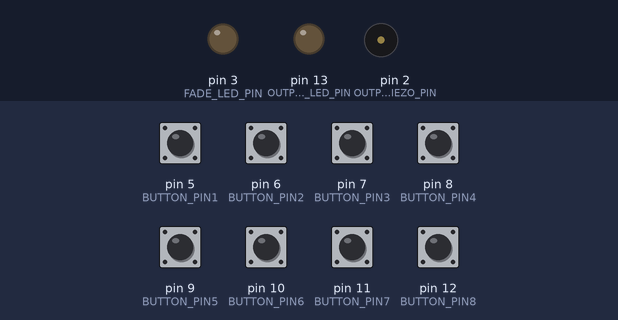
This sketch was run on a simulated Arduino Uno, built with avr-gcc and run on an emulated ATmega328P. Shown: output pins drawn as LEDs (lit = HIGH), buzzer (waves = sounding). The inputs (shaded band) are chosen by the test bench; at power-on: pin 5 (BUTTON_PIN1), pin 6 (BUTTON_PIN2), pin 7 (BUTTON_PIN3), pin 8 (BUTTON_PIN4), pin 9 (BUTTON_PIN5), pin 10 (BUTTON_PIN6), pin 11 (BUTTON_PIN7), pin 12 (BUTTON_PIN8) HIGH. What the sketch prints to the serial monitor is not drawn.

Above: at 1.2 s.
1.3 s: pin 5 (BUTTON_PIN1) pulled LOW for 0.15 s
At 1.65 s:
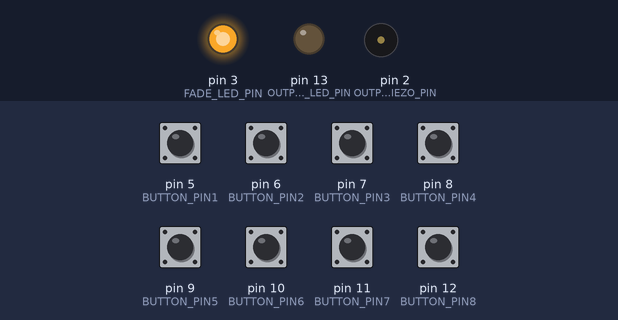
4.3 s: pin 6 (BUTTON_PIN2) pulled LOW for 0.15 s
At 4.4 s:
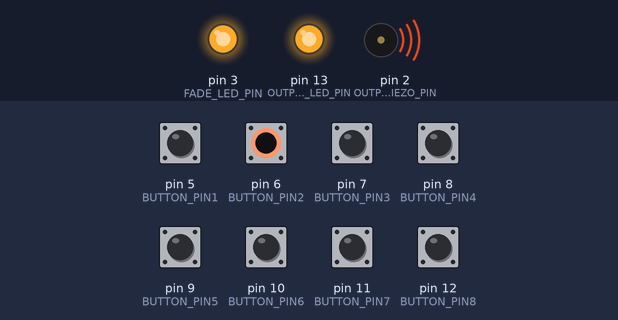
7.3 s: pin 7 (BUTTON_PIN3) pulled LOW for 1 s
At 9.14 s:
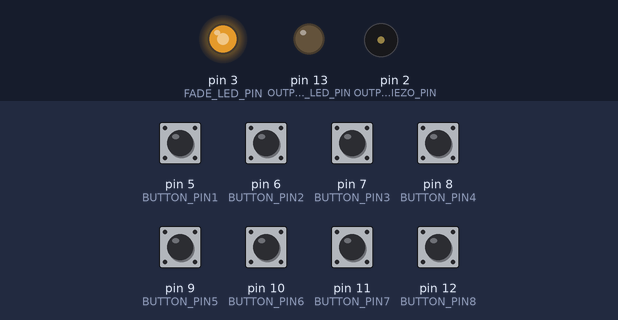
10.3 s: pin 8 (BUTTON_PIN4) pulled LOW for 0.15 s
At 11.95 s:
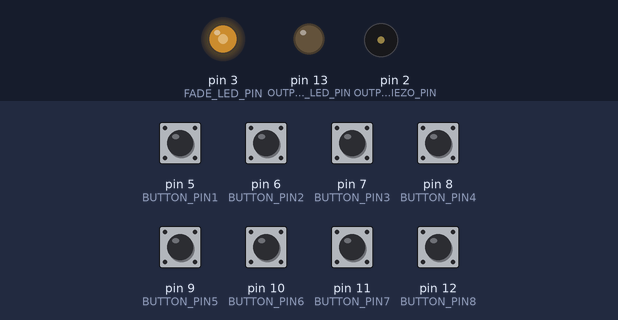
13.3 s: pin 9 (BUTTON_PIN5) pulled LOW for 1 s
At 13.9 s:
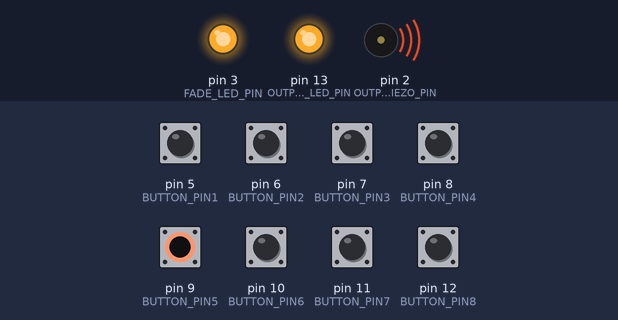
16.3 s: pin 10 (BUTTON_PIN6) pulled LOW for 0.15 s
At 18.59 s:
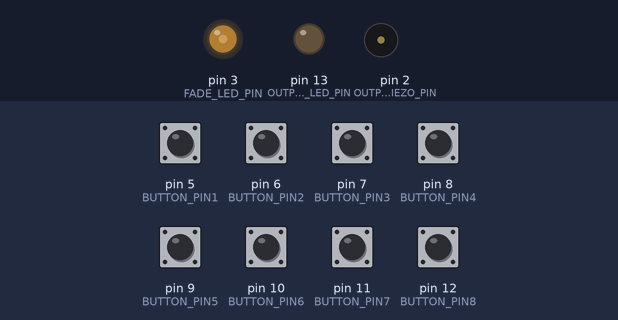
Timing chart, 0 to 20.3 s (numbered marks = the images above; inputs shaded):
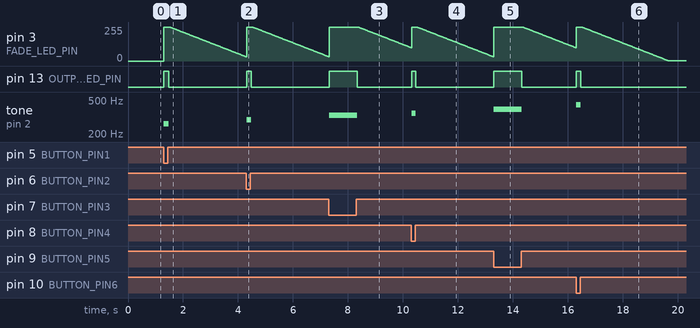

Measured:
- after the input at 1.3 s, pin 13 (OUTPUT_LED_PIN): LOW → HIGH at once, → LOW 0.17 s later; tone on pin 2 (OUTPUT_PIEZO_PIN): silent → 262 Hz at once, → silent 0.17 s later
- after the input at 4.3 s, pin 13 (OUTPUT_LED_PIN): LOW → HIGH at once, → LOW 0.16 s later; tone on pin 2 (OUTPUT_PIEZO_PIN): silent → 294 Hz at once, → silent 0.16 s later
- after the input at 7.3 s, pin 13 (OUTPUT_LED_PIN): LOW → HIGH at once, → LOW 1.0 s later; tone on pin 2 (OUTPUT_PIEZO_PIN): silent → 330 Hz at once, → silent 1.0 s later
- after the input at 10.3 s, pin 13 (OUTPUT_LED_PIN): LOW → HIGH at once, → LOW 0.16 s later; tone on pin 2 (OUTPUT_PIEZO_PIN): silent → 350 Hz at once, → silent 0.16 s later
- after the input at 13.3 s, pin 13 (OUTPUT_LED_PIN): LOW → HIGH at once, → LOW 1.0 s later; tone on pin 2 (OUTPUT_PIEZO_PIN): silent → 392 Hz at once, → silent 1.0 s later
- after the input at 16.3 s, pin 13 (OUTPUT_LED_PIN): LOW → HIGH at once, → LOW 0.16 s later; tone on pin 2 (OUTPUT_PIEZO_PIN): silent → 440 Hz at once, → silent 0.16 s later

The sketch:

Piano.ino
```cpp
#include "FadeDown.h"

#define KEY_C 262  // 261.6256 Hz (middle C)
#define KEY_D 294  // 293.6648 Hz
#define KEY_E 330  // 329.6276 Hz
#define KEY_F 350  // 349.2282 Hz
#define KEY_G 392  // 391.9954 Hz
#define KEY_A 440 // 440.000 Hz
#define KEY_B 494 // 493.883 Hz
#define KEY_C2 523 // 523.25 Hz

const int OUTPUT_PIEZO_PIN = 2;
const int BUTTON_PIN1 = 5;
const int BUTTON_PIN2 = 6;
const int BUTTON_PIN3 = 7;
const int BUTTON_PIN4 = 8;
const int BUTTON_PIN5 = 9;
const int BUTTON_PIN6 = 10;
const int BUTTON_PIN7 = 11;
const int BUTTON_PIN8 = 12;
const int OUTPUT_LED_PIN = LED_BUILTIN;
const int FADE_LED_PIN = 3;

boolean _buttonsAreActiveLow = true;
FadeDown _ledFadeDown(FADE_LED_PIN, 5, 2);

void setup() {
  // put your setup code here, to run once:
  pinMode(OUTPUT_PIEZO_PIN, OUTPUT);
  pinMode(OUTPUT_LED_PIN, OUTPUT);
  pinMode(FADE_LED_PIN, OUTPUT);
  pinMode(BUTTON_PIN1, INPUT_PULLUP);
  pinMode(BUTTON_PIN2, INPUT_PULLUP);
  pinMode(BUTTON_PIN3, INPUT_PULLUP);
  pinMode(BUTTON_PIN4, INPUT_PULLUP);
  pinMode(BUTTON_PIN5, INPUT_PULLUP);
  pinMode(BUTTON_PIN6, INPUT_PULLUP);
  pinMode(BUTTON_PIN7, INPUT_PULLUP);
  pinMode(BUTTON_PIN8, INPUT_PULLUP);
  Serial.begin(9600);
}

void loop() {
  // put your main code here, to run repeatedly:
  if (pressed(BUTTON_PIN1)) {
    tone(OUTPUT_PIEZO_PIN, KEY_C);
    Serial.println("playing C");
  } else if (pressed(BUTTON_PIN2)) {
    tone(OUTPUT_PIEZO_PIN, KEY_D);
    Serial.println("playing D");
  } else if (pressed(BUTTON_PIN3)) {
    tone(OUTPUT_PIEZO_PIN, KEY_E);
    Serial.println("playing E");
  } else if (pressed(BUTTON_PIN4)) {
    tone(OUTPUT_PIEZO_PIN, KEY_F);
    Serial.println("playing F");
  } else if (pressed(BUTTON_PIN5)) {
    tone(OUTPUT_PIEZO_PIN, KEY_G);
    Serial.println("playing G");
  } else if (pressed(BUTTON_PIN6)) {
    tone(OUTPUT_PIEZO_PIN, KEY_A);
    Serial.println("playing A");
  } else if (pressed(BUTTON_PIN7)) {
    tone(OUTPUT_PIEZO_PIN, KEY_B);
    Serial.println("playing B");
  } else if (pressed(BUTTON_PIN8)) {
    tone(OUTPUT_PIEZO_PIN, KEY_C2);
    Serial.println("playing C2");
  } else {
    noTone(OUTPUT_PIEZO_PIN);
    digitalWrite(OUTPUT_LED_PIN, LOW);
    _ledFadeDown.startFade();
  }
  _ledFadeDown.update();
}

boolean pressed(int pin) {
  int btnVal = digitalRead(pin);
  Serial.println(btnVal);
  if (_buttonsAreActiveLow && btnVal == LOW) {
    digitalWrite(OUTPUT_LED_PIN, HIGH);
    _ledFadeDown.setToMax();
    return true;
  } else if (!_buttonsAreActiveLow && btnVal == HIGH) {
    digitalWrite(OUTPUT_LED_PIN, HIGH);
    _ledFadeDown.setToMax();
    return true;
  }
  return false;
}
```

FadeDown.cpp
```cpp
#include "FadeDown.h"

FadeDown::FadeDown(const int pin, const unsigned long fadeInterval, int fadeAmount) : _pin(pin), _interval(fadeInterval), _fadeAmount(fadeAmount){
  _lastToggledTimestampMs = 0;
  _currBrightness = 0;
  _maxOut = 255;
  _fading = true;
  pinMode(_pin, OUTPUT);
}

void FadeDown::update() {
  unsigned long currentTimestampMs = millis();
  if (_fading && currentTimestampMs - _lastToggledTimestampMs >= _interval && _currBrightness >= 0) {
      _lastToggledTimestampMs = currentTimestampMs; // store current time as toggle time
      analogWrite(_pin, _currBrightness);
      _currBrightness -= _fadeAmount;
  }
}

void FadeDown::startFade() {
  if (!_fading) {
    _lastToggledTimestampMs = millis();
    _currBrightness = _maxOut;
    _fading = true;
  }
}

void FadeDown::setToMax() {
  _fading = false;
  analogWrite(_pin, _maxOut);
}
```

FadeDown.h
```cpp
#include <Arduino.h>

class FadeDown {
  private:
    const int _pin;
    const unsigned long _interval;

    int _maxOut;
    int _fadeAmount;
    unsigned long _lastToggledTimestampMs;
    int _currBrightness;
    boolean _fading;

  public:
    FadeDown(int pin, unsigned long fadeInterval, int fadeAmount);

    void update();
    void startFade();
    void setToMax();
};
```
